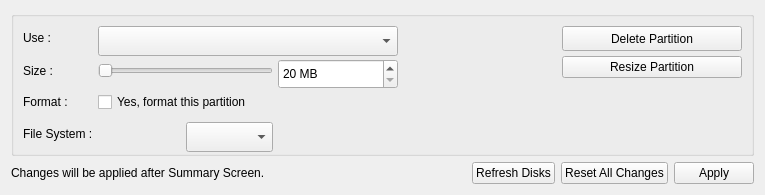
<?xml version="1.0" encoding="UTF-8"?>
<ui version="4.0">
 <class>PartEdit</class>
 <widget class="QWidget" name="PartEdit">
  <property name="geometry">
   <rect>
    <x>0</x>
    <y>0</y>
    <width>765</width>
    <height>187</height>
   </rect>
  </property>
  <layout class="QVBoxLayout" name="verticalLayout">
   <item>
    <spacer>
     <property name="orientation">
      <enum>Qt::Vertical</enum>
     </property>
     <property name="sizeHint" stdset="0">
      <size>
       <width>20</width>
       <height>40</height>
      </size>
     </property>
    </spacer>
   </item>
   <item>
    <widget class="QGroupBox" name="deviceGroup">
     <property name="sizePolicy">
      <sizepolicy hsizetype="Preferred" vsizetype="Fixed">
       <horstretch>0</horstretch>
       <verstretch>0</verstretch>
      </sizepolicy>
     </property>
     <property name="minimumSize">
      <size>
       <width>580</width>
       <height>0</height>
      </size>
     </property>
     <property name="maximumSize">
      <size>
       <width>16777215</width>
       <height>145</height>
      </size>
     </property>
     <property name="autoFillBackground">
      <bool>false</bool>
     </property>
     <property name="styleSheet">
      <string notr="true"/>
     </property>
     <property name="title">
      <string/>
     </property>
     <layout class="QGridLayout" name="gridLayout_2">
      <property name="horizontalSpacing">
       <number>5</number>
      </property>
      <property name="verticalSpacing">
       <number>10</number>
      </property>
      <item row="0" column="0" rowspan="2">
       <layout class="QGridLayout" name="gridLayout">
        <property name="horizontalSpacing">
         <number>5</number>
        </property>
        <property name="verticalSpacing">
         <number>10</number>
        </property>
        <item row="0" column="0">
         <widget class="QLabel" name="label_2">
          <property name="font">
           <font/>
          </property>
          <property name="text">
           <string>Use :</string>
          </property>
         </widget>
        </item>
        <item row="0" column="1" colspan="2">
         <widget class="QComboBox" name="formatType">
          <property name="minimumSize">
           <size>
            <width>300</width>
            <height>30</height>
           </size>
          </property>
          <item>
           <property name="text">
            <string/>
           </property>
          </item>
         </widget>
        </item>
        <item row="1" column="0">
         <widget class="QLabel" name="label_4">
          <property name="font">
           <font/>
          </property>
          <property name="text">
           <string>Size :</string>
          </property>
         </widget>
        </item>
        <item row="1" column="1">
         <widget class="QSlider" name="partitionSlider">
          <property name="styleSheet">
           <string notr="true"/>
          </property>
          <property name="orientation">
           <enum>Qt::Horizontal</enum>
          </property>
         </widget>
        </item>
        <item row="1" column="2">
         <widget class="QSpinBox" name="partitionSize">
          <property name="sizePolicy">
           <sizepolicy hsizetype="Preferred" vsizetype="Fixed">
            <horstretch>0</horstretch>
            <verstretch>0</verstretch>
           </sizepolicy>
          </property>
          <property name="minimumSize">
           <size>
            <width>120</width>
            <height>30</height>
           </size>
          </property>
          <property name="suffix">
           <string> MB</string>
          </property>
          <property name="minimum">
           <number>20</number>
          </property>
          <property name="maximum">
           <number>100</number>
          </property>
          <property name="singleStep">
           <number>50</number>
          </property>
          <property name="value">
           <number>20</number>
          </property>
         </widget>
        </item>
        <item row="2" column="0">
         <widget class="QLabel" name="label_3">
          <property name="font">
           <font/>
          </property>
          <property name="text">
           <string>Format :</string>
          </property>
         </widget>
        </item>
        <item row="2" column="1">
         <widget class="QCheckBox" name="formatCheck">
          <property name="text">
           <string>Yes, format this partition</string>
          </property>
         </widget>
        </item>
        <item row="3" column="0">
         <widget class="QLabel" name="label_7">
          <property name="font">
           <font/>
          </property>
          <property name="text">
           <string>File System :</string>
          </property>
         </widget>
        </item>
        <item row="3" column="1">
         <layout class="QHBoxLayout">
          <item>
           <widget class="QLabel" name="fileSystem">
            <property name="text">
             <string/>
            </property>
           </widget>
          </item>
          <item>
           <spacer>
            <property name="orientation">
             <enum>Qt::Vertical</enum>
            </property>
            <property name="sizeType">
             <enum>QSizePolicy::Fixed</enum>
            </property>
            <property name="sizeHint" stdset="0">
             <size>
              <width>0</width>
              <height>29</height>
             </size>
            </property>
           </spacer>
          </item>
          <item>
           <widget class="QComboBox" name="fileSystemBox">
            <property name="minimumSize">
             <size>
              <width>0</width>
              <height>30</height>
             </size>
            </property>
           </widget>
          </item>
         </layout>
        </item>
       </layout>
      </item>
      <item row="0" column="2">
       <spacer>
        <property name="orientation">
         <enum>Qt::Horizontal</enum>
        </property>
        <property name="sizeHint" stdset="0">
         <size>
          <width>90</width>
          <height>110</height>
         </size>
        </property>
       </spacer>
      </item>
      <item row="0" column="3" rowspan="2">
       <layout class="QVBoxLayout">
        <property name="spacing">
         <number>5</number>
        </property>
        <item>
         <widget class="QPushButton" name="deletePartition">
          <property name="minimumSize">
           <size>
            <width>0</width>
            <height>25</height>
           </size>
          </property>
          <property name="styleSheet">
           <string notr="true"/>
          </property>
          <property name="text">
           <string>Delete Partition</string>
          </property>
         </widget>
        </item>
        <item>
         <widget class="QPushButton" name="resizePartition">
          <property name="text">
           <string>Resize Partition</string>
          </property>
         </widget>
        </item>
        <item>
         <spacer>
          <property name="orientation">
           <enum>Qt::Horizontal</enum>
          </property>
          <property name="sizeType">
           <enum>QSizePolicy::Fixed</enum>
          </property>
          <property name="sizeHint" stdset="0">
           <size>
            <width>180</width>
            <height>20</height>
           </size>
          </property>
         </spacer>
        </item>
        <item>
         <spacer>
          <property name="orientation">
           <enum>Qt::Vertical</enum>
          </property>
          <property name="sizeHint" stdset="0">
           <size>
            <width>20</width>
            <height>40</height>
           </size>
          </property>
         </spacer>
        </item>
       </layout>
      </item>
      <item row="1" column="1">
       <widget class="QLabel" name="label_6">
        <property name="sizePolicy">
         <sizepolicy hsizetype="Fixed" vsizetype="Fixed">
          <horstretch>0</horstretch>
          <verstretch>0</verstretch>
         </sizepolicy>
        </property>
        <property name="minimumSize">
         <size>
          <width>0</width>
          <height>28</height>
         </size>
        </property>
        <property name="maximumSize">
         <size>
          <width>0</width>
          <height>16777215</height>
         </size>
        </property>
        <property name="text">
         <string/>
        </property>
       </widget>
      </item>
     </layout>
    </widget>
   </item>
   <item>
    <layout class="QHBoxLayout">
     <item>
      <widget class="QLabel" name="information">
       <property name="styleSheet">
        <string notr="true"/>
       </property>
       <property name="text">
        <string>Changes will be applied after Summary Screen.</string>
       </property>
      </widget>
     </item>
     <item>
      <spacer>
       <property name="orientation">
        <enum>Qt::Horizontal</enum>
       </property>
       <property name="sizeHint" stdset="0">
        <size>
         <width>40</width>
         <height>20</height>
        </size>
       </property>
      </spacer>
     </item>
     <item>
      <widget class="QPushButton" name="refreshDisks">
       <property name="text">
        <string>Refresh Disks</string>
       </property>
      </widget>
     </item>
     <item>
      <widget class="QPushButton" name="resetAllChanges">
       <property name="text">
        <string>Reset All Changes</string>
       </property>
      </widget>
     </item>
     <item>
      <widget class="QPushButton" name="applyTheChanges">
       <property name="text">
        <string>Apply</string>
       </property>
      </widget>
     </item>
    </layout>
   </item>
  </layout>
 </widget>
 <resources>
  <include location="../../data.qrc"/>
 </resources>
 <connections>
  <connection>
   <sender>partitionSlider</sender>
   <signal>valueChanged(int)</signal>
   <receiver>partitionSize</receiver>
   <slot>setValue(int)</slot>
   <hints>
    <hint type="sourcelabel">
     <x>489</x>
     <y>148</y>
    </hint>
    <hint type="destinationlabel">
     <x>567</x>
     <y>150</y>
    </hint>
   </hints>
  </connection>
  <connection>
   <sender>partitionSize</sender>
   <signal>valueChanged(int)</signal>
   <receiver>partitionSlider</receiver>
   <slot>setValue(int)</slot>
   <hints>
    <hint type="sourcelabel">
     <x>567</x>
     <y>150</y>
    </hint>
    <hint type="destinationlabel">
     <x>489</x>
     <y>148</y>
    </hint>
   </hints>
  </connection>
 </connections>
</ui>
